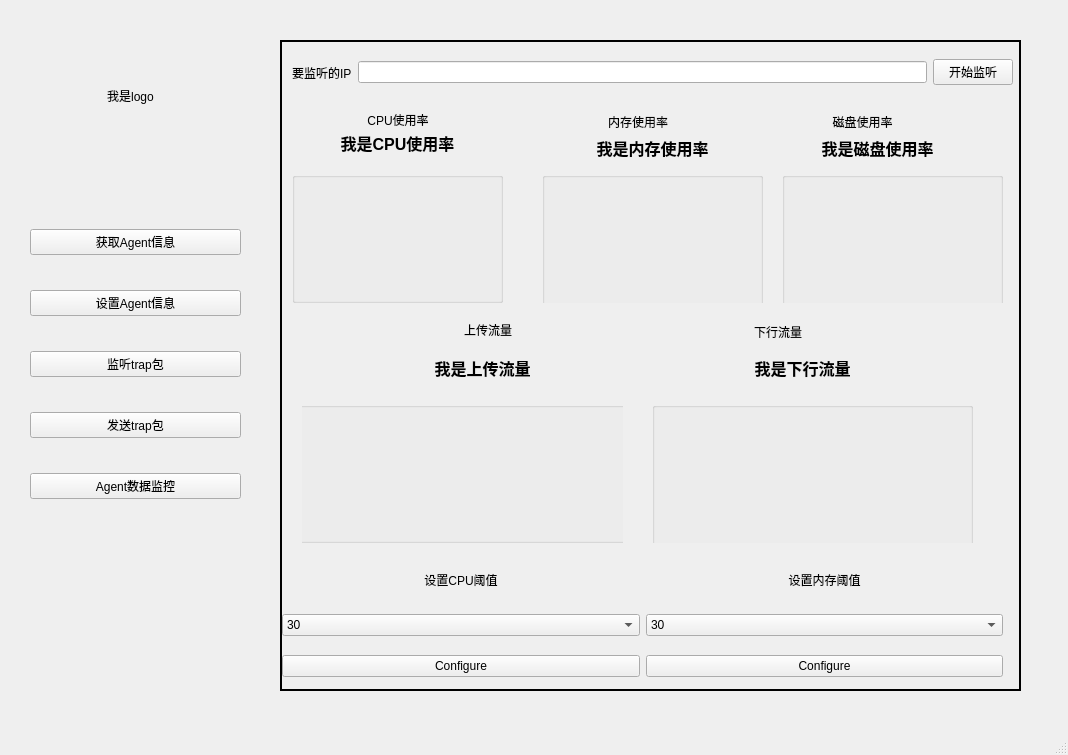
<?xml version="1.0" encoding="UTF-8"?>
<ui version="4.0">
 <class>MainWindow</class>
 <widget class="QMainWindow" name="MainWindow">
  <property name="geometry">
   <rect>
    <x>0</x>
    <y>0</y>
    <width>1068</width>
    <height>755</height>
   </rect>
  </property>
  <property name="windowTitle">
   <string>MainWindow</string>
  </property>
  <widget class="QWidget" name="centralwidget">
   <widget class="QWidget" name="verticalLayoutWidget">
    <property name="geometry">
     <rect>
      <x>30</x>
      <y>200</y>
      <width>211</width>
      <height>331</height>
     </rect>
    </property>
    <layout class="QVBoxLayout" name="verticalLayout">
     <item>
      <widget class="QPushButton" name="pushButton">
       <property name="text">
        <string>获取Agent信息</string>
       </property>
      </widget>
     </item>
     <item>
      <widget class="QPushButton" name="pushButton_2">
       <property name="text">
        <string>设置Agent信息</string>
       </property>
      </widget>
     </item>
     <item>
      <widget class="QPushButton" name="pushButton_3">
       <property name="text">
        <string>监听trap包</string>
       </property>
      </widget>
     </item>
     <item>
      <widget class="QPushButton" name="pushButton_4">
       <property name="text">
        <string>发送trap包</string>
       </property>
      </widget>
     </item>
     <item>
      <widget class="QPushButton" name="pushButton_5">
       <property name="text">
        <string>Agent数据监控</string>
       </property>
      </widget>
     </item>
    </layout>
   </widget>
   <widget class="QStackedWidget" name="stackedWidget">
    <property name="geometry">
     <rect>
      <x>280</x>
      <y>40</y>
      <width>741</width>
      <height>651</height>
     </rect>
    </property>
    <property name="frameShape">
     <enum>QFrame::WinPanel</enum>
    </property>
    <property name="currentIndex">
     <number>4</number>
    </property>
    <widget class="QWidget" name="page">
     <widget class="QWidget" name="gridLayoutWidget">
      <property name="geometry">
       <rect>
        <x>10</x>
        <y>50</y>
        <width>721</width>
        <height>601</height>
       </rect>
      </property>
      <layout class="QGridLayout" name="gridLayout">
       <item row="0" column="0">
        <widget class="QLabel" name="label">
         <property name="text">
          <string>输入Agent的ip</string>
         </property>
         <property name="alignment">
          <set>Qt::AlignCenter</set>
         </property>
        </widget>
       </item>
       <item row="1" column="0">
        <widget class="QLabel" name="label_2">
         <property name="text">
          <string>输入Oid</string>
         </property>
         <property name="alignment">
          <set>Qt::AlignCenter</set>
         </property>
        </widget>
       </item>
       <item row="4" column="0">
        <widget class="QLabel" name="label_4">
         <property name="text">
          <string>得到的内容</string>
         </property>
         <property name="alignment">
          <set>Qt::AlignCenter</set>
         </property>
        </widget>
       </item>
       <item row="2" column="0">
        <widget class="QLabel" name="label_3">
         <property name="text">
          <string>说明</string>
         </property>
         <property name="alignment">
          <set>Qt::AlignCenter</set>
         </property>
        </widget>
       </item>
       <item row="4" column="1">
        <widget class="QTextEdit" name="textEdit">
         <property name="maximumSize">
          <size>
           <width>16777215</width>
           <height>100</height>
          </size>
         </property>
        </widget>
       </item>
       <item row="3" column="0" colspan="2">
        <widget class="QPushButton" name="pushButton_8">
         <property name="text">
          <string>点我查询</string>
         </property>
        </widget>
       </item>
       <item row="2" column="1">
        <widget class="QLabel" name="label_5">
         <property name="maximumSize">
          <size>
           <width>16777215</width>
           <height>100</height>
          </size>
         </property>
         <property name="text">
          <string>默认社区为public，发送端口为161，超时限制为100s</string>
         </property>
         <property name="alignment">
          <set>Qt::AlignCenter</set>
         </property>
        </widget>
       </item>
       <item row="0" column="1">
        <widget class="QLineEdit" name="lineEdit_6"/>
       </item>
       <item row="1" column="1">
        <widget class="QLineEdit" name="lineEdit_7"/>
       </item>
      </layout>
     </widget>
    </widget>
    <widget class="QWidget" name="page_3">
     <widget class="QWidget" name="gridLayoutWidget_2">
      <property name="geometry">
       <rect>
        <x>0</x>
        <y>50</y>
        <width>721</width>
        <height>601</height>
       </rect>
      </property>
      <layout class="QGridLayout" name="gridLayout_2">
       <item row="2" column="1">
        <widget class="QLabel" name="label_10">
         <property name="maximumSize">
          <size>
           <width>16777215</width>
           <height>50</height>
          </size>
         </property>
         <property name="text">
          <string>默认社区为public，发送端口为161，超时限制为100s</string>
         </property>
         <property name="alignment">
          <set>Qt::AlignCenter</set>
         </property>
        </widget>
       </item>
       <item row="3" column="1">
        <widget class="QComboBox" name="comboBox">
         <property name="font">
          <font>
           <pointsize>13</pointsize>
           <weight>75</weight>
           <bold>true</bold>
          </font>
         </property>
         <property name="layoutDirection">
          <enum>Qt::LeftToRight</enum>
         </property>
         <item>
          <property name="text">
           <string>integer</string>
          </property>
         </item>
         <item>
          <property name="text">
           <string>unsigned_integer</string>
          </property>
         </item>
         <item>
          <property name="text">
           <string>time_ticks</string>
          </property>
         </item>
         <item>
          <property name="text">
           <string>ip_address</string>
          </property>
         </item>
         <item>
          <property name="text">
           <string>object_identifier</string>
          </property>
         </item>
         <item>
          <property name="text">
           <string>string</string>
          </property>
         </item>
         <item>
          <property name="text">
           <string>hex_string</string>
          </property>
         </item>
         <item>
          <property name="text">
           <string>decimal_string</string>
          </property>
         </item>
         <item>
          <property name="text">
           <string>bit_string</string>
          </property>
         </item>
        </widget>
       </item>
       <item row="6" column="1">
        <widget class="QLineEdit" name="lineEdit_4"/>
       </item>
       <item row="6" column="0">
        <widget class="QLabel" name="label_20">
         <property name="text">
          <string>发送结果</string>
         </property>
         <property name="alignment">
          <set>Qt::AlignCenter</set>
         </property>
        </widget>
       </item>
       <item row="1" column="0">
        <widget class="QLabel" name="label_6">
         <property name="text">
          <string>输入Oid</string>
         </property>
         <property name="alignment">
          <set>Qt::AlignCenter</set>
         </property>
        </widget>
       </item>
       <item row="0" column="1">
        <widget class="QLineEdit" name="lineEdit_8"/>
       </item>
       <item row="2" column="0">
        <widget class="QLabel" name="label_7">
         <property name="text">
          <string>说明</string>
         </property>
         <property name="alignment">
          <set>Qt::AlignCenter</set>
         </property>
        </widget>
       </item>
       <item row="0" column="0">
        <widget class="QLabel" name="label_9">
         <property name="text">
          <string>输入Agent的ip</string>
         </property>
         <property name="alignment">
          <set>Qt::AlignHCenter|Qt::AlignTop</set>
         </property>
        </widget>
       </item>
       <item row="3" column="0">
        <widget class="QLabel" name="label_11">
         <property name="text">
          <string>选择设置值的类型</string>
         </property>
         <property name="alignment">
          <set>Qt::AlignCenter</set>
         </property>
        </widget>
       </item>
       <item row="4" column="0">
        <widget class="QLabel" name="label_12">
         <property name="text">
          <string>待设置的值</string>
         </property>
         <property name="alignment">
          <set>Qt::AlignCenter</set>
         </property>
        </widget>
       </item>
       <item row="1" column="1">
        <widget class="QLineEdit" name="lineEdit_9"/>
       </item>
       <item row="4" column="1">
        <widget class="QLineEdit" name="lineEdit"/>
       </item>
       <item row="5" column="0" colspan="2">
        <widget class="QPushButton" name="pushButton_9">
         <property name="text">
          <string>点我设置！</string>
         </property>
        </widget>
       </item>
      </layout>
     </widget>
    </widget>
    <widget class="QWidget" name="page_4">
     <widget class="QLabel" name="label_13">
      <property name="geometry">
       <rect>
        <x>0</x>
        <y>20</y>
        <width>711</width>
        <height>41</height>
       </rect>
      </property>
      <property name="font">
       <font>
        <weight>75</weight>
        <bold>true</bold>
       </font>
      </property>
      <property name="text">
       <string>说明：接收所有发往本机的trap包</string>
      </property>
      <property name="alignment">
       <set>Qt::AlignCenter</set>
      </property>
     </widget>
     <widget class="QTableWidget" name="tableWidget">
      <property name="geometry">
       <rect>
        <x>0</x>
        <y>70</y>
        <width>741</width>
        <height>341</height>
       </rect>
      </property>
      <property name="sizePolicy">
       <sizepolicy hsizetype="Expanding" vsizetype="Expanding">
        <horstretch>0</horstretch>
        <verstretch>0</verstretch>
       </sizepolicy>
      </property>
      <property name="textElideMode">
       <enum>Qt::ElideLeft</enum>
      </property>
      <attribute name="horizontalHeaderCascadingSectionResizes">
       <bool>false</bool>
      </attribute>
      <attribute name="verticalHeaderVisible">
       <bool>false</bool>
      </attribute>
      <column>
       <property name="text">
        <string>来源IP</string>
       </property>
      </column>
      <column>
       <property name="text">
        <string>来源社区</string>
       </property>
      </column>
     </widget>
     <widget class="QTextEdit" name="textEdit_7">
      <property name="geometry">
       <rect>
        <x>0</x>
        <y>446</y>
        <width>741</width>
        <height>201</height>
       </rect>
      </property>
     </widget>
     <widget class="QPushButton" name="pushButton_10">
      <property name="geometry">
       <rect>
        <x>0</x>
        <y>410</y>
        <width>741</width>
        <height>28</height>
       </rect>
      </property>
      <property name="text">
       <string>开始监听！</string>
      </property>
     </widget>
     <widget class="QLabel" name="label_8">
      <property name="geometry">
       <rect>
        <x>30</x>
        <y>20</y>
        <width>141</width>
        <height>31</height>
       </rect>
      </property>
      <property name="font">
       <font>
        <pointsize>11</pointsize>
        <weight>75</weight>
        <bold>true</bold>
       </font>
      </property>
      <property name="text">
       <string>TextLabel</string>
      </property>
      <property name="alignment">
       <set>Qt::AlignCenter</set>
      </property>
     </widget>
    </widget>
    <widget class="QWidget" name="page_5">
     <widget class="QWidget" name="gridLayoutWidget_3">
      <property name="geometry">
       <rect>
        <x>0</x>
        <y>50</y>
        <width>741</width>
        <height>601</height>
       </rect>
      </property>
      <layout class="QGridLayout" name="gridLayout_3">
       <item row="6" column="0">
        <widget class="QLabel" name="label_21">
         <property name="text">
          <string>发送结果</string>
         </property>
         <property name="alignment">
          <set>Qt::AlignCenter</set>
         </property>
        </widget>
       </item>
       <item row="2" column="0">
        <widget class="QLabel" name="label_15">
         <property name="text">
          <string>说明</string>
         </property>
         <property name="alignment">
          <set>Qt::AlignCenter</set>
         </property>
        </widget>
       </item>
       <item row="3" column="1">
        <widget class="QLineEdit" name="lineEdit_2"/>
       </item>
       <item row="4" column="0">
        <widget class="QLabel" name="label_19">
         <property name="text">
          <string>额外指定的值</string>
         </property>
         <property name="alignment">
          <set>Qt::AlignCenter</set>
         </property>
        </widget>
       </item>
       <item row="1" column="0">
        <widget class="QLabel" name="label_14">
         <property name="text">
          <string>输入Oid</string>
         </property>
         <property name="alignment">
          <set>Qt::AlignCenter</set>
         </property>
        </widget>
       </item>
       <item row="6" column="1">
        <widget class="QLineEdit" name="lineEdit_5"/>
       </item>
       <item row="4" column="1">
        <widget class="QLineEdit" name="lineEdit_3"/>
       </item>
       <item row="2" column="1">
        <widget class="QLabel" name="label_18">
         <property name="maximumSize">
          <size>
           <width>16777215</width>
           <height>100</height>
          </size>
         </property>
         <property name="text">
          <string>默认社区为public，对方接收端口为162，超时限制为100s</string>
         </property>
         <property name="alignment">
          <set>Qt::AlignCenter</set>
         </property>
        </widget>
       </item>
       <item row="3" column="0">
        <widget class="QLabel" name="label_16">
         <property name="text">
          <string>额外的oid</string>
         </property>
         <property name="alignment">
          <set>Qt::AlignCenter</set>
         </property>
        </widget>
       </item>
       <item row="0" column="0">
        <widget class="QLabel" name="label_17">
         <property name="text">
          <string>输入Agent的ip</string>
         </property>
         <property name="alignment">
          <set>Qt::AlignHCenter|Qt::AlignTop</set>
         </property>
        </widget>
       </item>
       <item row="5" column="0" colspan="2">
        <widget class="QPushButton" name="pushButton_11">
         <property name="text">
          <string>点我发送！</string>
         </property>
        </widget>
       </item>
       <item row="0" column="1">
        <widget class="QLineEdit" name="lineEdit_10"/>
       </item>
       <item row="1" column="1">
        <widget class="QLineEdit" name="lineEdit_11"/>
       </item>
      </layout>
     </widget>
    </widget>
    <widget class="QWidget" name="page_2">
     <widget class="QWidget" name="widget_2" native="true">
      <property name="geometry">
       <rect>
        <x>710</x>
        <y>270</y>
        <width>120</width>
        <height>80</height>
       </rect>
      </property>
     </widget>
     <widget class="QWidget" name="widget" native="true">
      <property name="geometry">
       <rect>
        <x>10</x>
        <y>130</y>
        <width>221</width>
        <height>131</height>
       </rect>
      </property>
      <widget class="QGroupBox" name="groupBox_4">
       <property name="geometry">
        <rect>
         <x>0</x>
         <y>0</y>
         <width>211</width>
         <height>131</height>
        </rect>
       </property>
       <property name="title">
        <string/>
       </property>
      </widget>
     </widget>
     <widget class="QWidget" name="widget_3" native="true">
      <property name="geometry">
       <rect>
        <x>260</x>
        <y>130</y>
        <width>221</width>
        <height>131</height>
       </rect>
      </property>
      <widget class="QGroupBox" name="groupBox_5">
       <property name="geometry">
        <rect>
         <x>0</x>
         <y>0</y>
         <width>221</width>
         <height>141</height>
        </rect>
       </property>
       <property name="title">
        <string/>
       </property>
      </widget>
     </widget>
     <widget class="QWidget" name="widget_4" native="true">
      <property name="geometry">
       <rect>
        <x>500</x>
        <y>130</y>
        <width>221</width>
        <height>131</height>
       </rect>
      </property>
      <widget class="QGroupBox" name="groupBox_6">
       <property name="geometry">
        <rect>
         <x>0</x>
         <y>0</y>
         <width>221</width>
         <height>141</height>
        </rect>
       </property>
       <property name="title">
        <string/>
       </property>
      </widget>
     </widget>
     <widget class="QLabel" name="label_22">
      <property name="geometry">
       <rect>
        <x>80</x>
        <y>70</y>
        <width>72</width>
        <height>15</height>
       </rect>
      </property>
      <property name="text">
       <string>CPU使用率</string>
      </property>
      <property name="alignment">
       <set>Qt::AlignCenter</set>
      </property>
     </widget>
     <widget class="QLabel" name="label_23">
      <property name="geometry">
       <rect>
        <x>320</x>
        <y>70</y>
        <width>72</width>
        <height>20</height>
       </rect>
      </property>
      <property name="text">
       <string>内存使用率</string>
      </property>
      <property name="alignment">
       <set>Qt::AlignCenter</set>
      </property>
     </widget>
     <widget class="QLabel" name="label_24">
      <property name="geometry">
       <rect>
        <x>520</x>
        <y>70</y>
        <width>121</width>
        <height>20</height>
       </rect>
      </property>
      <property name="text">
       <string>磁盘使用率</string>
      </property>
      <property name="alignment">
       <set>Qt::AlignCenter</set>
      </property>
     </widget>
     <widget class="QLabel" name="label_25">
      <property name="geometry">
       <rect>
        <x>40</x>
        <y>90</y>
        <width>151</width>
        <height>21</height>
       </rect>
      </property>
      <property name="font">
       <font>
        <pointsize>12</pointsize>
        <weight>75</weight>
        <bold>true</bold>
       </font>
      </property>
      <property name="text">
       <string>我是CPU使用率</string>
      </property>
      <property name="alignment">
       <set>Qt::AlignCenter</set>
      </property>
     </widget>
     <widget class="QLabel" name="label_26">
      <property name="geometry">
       <rect>
        <x>290</x>
        <y>90</y>
        <width>161</width>
        <height>31</height>
       </rect>
      </property>
      <property name="font">
       <font>
        <pointsize>12</pointsize>
        <weight>75</weight>
        <bold>true</bold>
       </font>
      </property>
      <property name="text">
       <string>我是内存使用率</string>
      </property>
      <property name="alignment">
       <set>Qt::AlignCenter</set>
      </property>
     </widget>
     <widget class="QLabel" name="label_27">
      <property name="geometry">
       <rect>
        <x>510</x>
        <y>90</y>
        <width>171</width>
        <height>31</height>
       </rect>
      </property>
      <property name="font">
       <font>
        <pointsize>12</pointsize>
        <weight>75</weight>
        <bold>true</bold>
       </font>
      </property>
      <property name="text">
       <string>我是磁盘使用率</string>
      </property>
      <property name="alignment">
       <set>Qt::AlignCenter</set>
      </property>
     </widget>
     <widget class="QWidget" name="widget_5" native="true">
      <property name="geometry">
       <rect>
        <x>20</x>
        <y>360</y>
        <width>321</width>
        <height>141</height>
       </rect>
      </property>
      <widget class="QGroupBox" name="groupBox_7">
       <property name="geometry">
        <rect>
         <x>-10</x>
         <y>0</y>
         <width>341</width>
         <height>141</height>
        </rect>
       </property>
       <property name="title">
        <string/>
       </property>
      </widget>
     </widget>
     <widget class="QWidget" name="widget_6" native="true">
      <property name="geometry">
       <rect>
        <x>370</x>
        <y>360</y>
        <width>321</width>
        <height>141</height>
       </rect>
      </property>
      <widget class="QGroupBox" name="groupBox_8">
       <property name="geometry">
        <rect>
         <x>0</x>
         <y>0</y>
         <width>321</width>
         <height>151</height>
        </rect>
       </property>
       <property name="title">
        <string/>
       </property>
      </widget>
     </widget>
     <widget class="QLabel" name="label_28">
      <property name="geometry">
       <rect>
        <x>170</x>
        <y>280</y>
        <width>72</width>
        <height>15</height>
       </rect>
      </property>
      <property name="text">
       <string>上传流量</string>
      </property>
      <property name="alignment">
       <set>Qt::AlignCenter</set>
      </property>
     </widget>
     <widget class="QLabel" name="label_29">
      <property name="geometry">
       <rect>
        <x>460</x>
        <y>280</y>
        <width>72</width>
        <height>20</height>
       </rect>
      </property>
      <property name="text">
       <string>下行流量</string>
      </property>
      <property name="alignment">
       <set>Qt::AlignCenter</set>
      </property>
     </widget>
     <widget class="QLabel" name="label_30">
      <property name="geometry">
       <rect>
        <x>120</x>
        <y>310</y>
        <width>161</width>
        <height>31</height>
       </rect>
      </property>
      <property name="font">
       <font>
        <pointsize>12</pointsize>
        <weight>75</weight>
        <bold>true</bold>
       </font>
      </property>
      <property name="text">
       <string>我是上传流量</string>
      </property>
      <property name="alignment">
       <set>Qt::AlignCenter</set>
      </property>
     </widget>
     <widget class="QLabel" name="label_31">
      <property name="geometry">
       <rect>
        <x>440</x>
        <y>310</y>
        <width>161</width>
        <height>31</height>
       </rect>
      </property>
      <property name="font">
       <font>
        <pointsize>12</pointsize>
        <weight>75</weight>
        <bold>true</bold>
       </font>
      </property>
      <property name="text">
       <string>我是下行流量</string>
      </property>
      <property name="alignment">
       <set>Qt::AlignCenter</set>
      </property>
     </widget>
     <widget class="QWidget" name="gridLayoutWidget_4">
      <property name="geometry">
       <rect>
        <x>0</x>
        <y>510</y>
        <width>721</width>
        <height>141</height>
       </rect>
      </property>
      <layout class="QGridLayout" name="gridLayout_4">
       <item row="1" column="0">
        <widget class="QComboBox" name="comboBox_2">
         <item>
          <property name="text">
           <string>30</string>
          </property>
         </item>
         <item>
          <property name="text">
           <string>40</string>
          </property>
         </item>
         <item>
          <property name="text">
           <string>50</string>
          </property>
         </item>
         <item>
          <property name="text">
           <string>60</string>
          </property>
         </item>
         <item>
          <property name="text">
           <string>70</string>
          </property>
         </item>
         <item>
          <property name="text">
           <string>80</string>
          </property>
         </item>
         <item>
          <property name="text">
           <string>90</string>
          </property>
         </item>
         <item>
          <property name="text">
           <string>99</string>
          </property>
         </item>
        </widget>
       </item>
       <item row="0" column="0">
        <widget class="QLabel" name="label_32">
         <property name="maximumSize">
          <size>
           <width>16777215</width>
           <height>30</height>
          </size>
         </property>
         <property name="text">
          <string>设置CPU阈值</string>
         </property>
         <property name="alignment">
          <set>Qt::AlignCenter</set>
         </property>
        </widget>
       </item>
       <item row="0" column="1">
        <widget class="QLabel" name="label_33">
         <property name="maximumSize">
          <size>
           <width>16777215</width>
           <height>30</height>
          </size>
         </property>
         <property name="text">
          <string>设置内存阈值</string>
         </property>
         <property name="alignment">
          <set>Qt::AlignCenter</set>
         </property>
        </widget>
       </item>
       <item row="1" column="1">
        <widget class="QComboBox" name="comboBox_3">
         <item>
          <property name="text">
           <string>30</string>
          </property>
         </item>
         <item>
          <property name="text">
           <string>40</string>
          </property>
         </item>
         <item>
          <property name="text">
           <string>50</string>
          </property>
         </item>
         <item>
          <property name="text">
           <string>60</string>
          </property>
         </item>
         <item>
          <property name="text">
           <string>70</string>
          </property>
         </item>
         <item>
          <property name="text">
           <string>80</string>
          </property>
         </item>
         <item>
          <property name="text">
           <string>90</string>
          </property>
         </item>
         <item>
          <property name="text">
           <string>99</string>
          </property>
         </item>
        </widget>
       </item>
       <item row="2" column="0">
        <widget class="QPushButton" name="pushButton_6">
         <property name="text">
          <string>Configure</string>
         </property>
        </widget>
       </item>
       <item row="2" column="1">
        <widget class="QPushButton" name="pushButton_7">
         <property name="text">
          <string>Configure</string>
         </property>
        </widget>
       </item>
      </layout>
     </widget>
     <widget class="QWidget" name="horizontalLayoutWidget">
      <property name="geometry">
       <rect>
        <x>10</x>
        <y>10</y>
        <width>721</width>
        <height>41</height>
       </rect>
      </property>
      <layout class="QHBoxLayout" name="horizontalLayout">
       <item>
        <widget class="QLabel" name="label_34">
         <property name="text">
          <string>要监听的IP</string>
         </property>
        </widget>
       </item>
       <item>
        <widget class="QLineEdit" name="lineEdit_12"/>
       </item>
       <item>
        <widget class="QPushButton" name="pushButton_12">
         <property name="text">
          <string>开始监听</string>
         </property>
        </widget>
       </item>
      </layout>
     </widget>
    </widget>
   </widget>
   <widget class="QLabel" name="label_35">
    <property name="geometry">
     <rect>
      <x>30</x>
      <y>20</y>
      <width>201</width>
      <height>151</height>
     </rect>
    </property>
    <property name="text">
     <string>我是logo</string>
    </property>
    <property name="alignment">
     <set>Qt::AlignCenter</set>
    </property>
   </widget>
  </widget>
  <widget class="QMenuBar" name="menubar">
   <property name="geometry">
    <rect>
     <x>0</x>
     <y>0</y>
     <width>1068</width>
     <height>26</height>
    </rect>
   </property>
  </widget>
  <widget class="QStatusBar" name="statusbar"/>
 </widget>
 <resources/>
 <connections/>
</ui>
